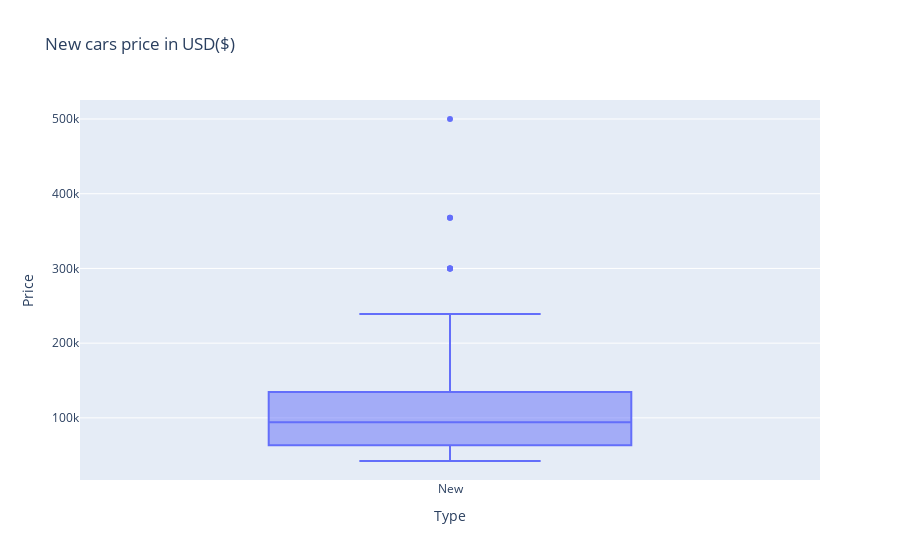

Source (notebook cell):
### Code cell
fig=px.box(new,y='Price',x='Type',title='New cars price in USD($)')
fig

### Figure 1 — Plotly figure (JSON) as saved in the notebook; plotly's stock layout.template omitted (floating-point values rounded to 4 significant figures; data arrays with more than 128 entries replaced by an {"elided": "..."} marker saying what was removed)
{"data": [{"alignmentgroup": "True", "hovertemplate": "Type=%{x}<br>Price=%{y}<extra></extra>", "legendgroup": "", "marker": {"color": "#636efa"}, "name": "", "notched": false, "offsetgroup": "", "orientation": "v", "showlegend": false, "type": "box", "x": {"elided": "286 str values"}, "x0": " ", "xaxis": "x", "y": {"elided": "286 int values"}, "y0": " ", "yaxis": "y"}], "layout": {"boxmode": "group", "legend": {"tracegroupgap": 0}, "title": {"text": "New cars price in USD($)"}, "xaxis": {"anchor": "y", "domain": [0, 1], "title": {"text": "Type"}}, "yaxis": {"anchor": "x", "domain": [0, 1], "title": {"text": "Price"}}}}
